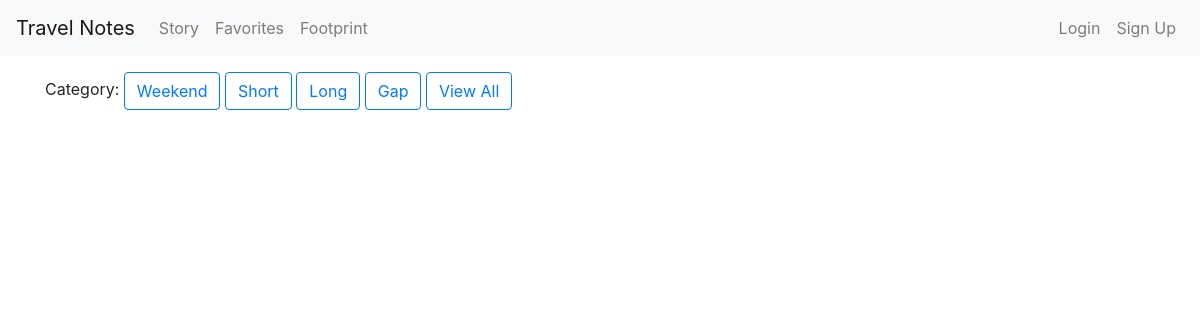
Page /notes/ on the earlier database version.
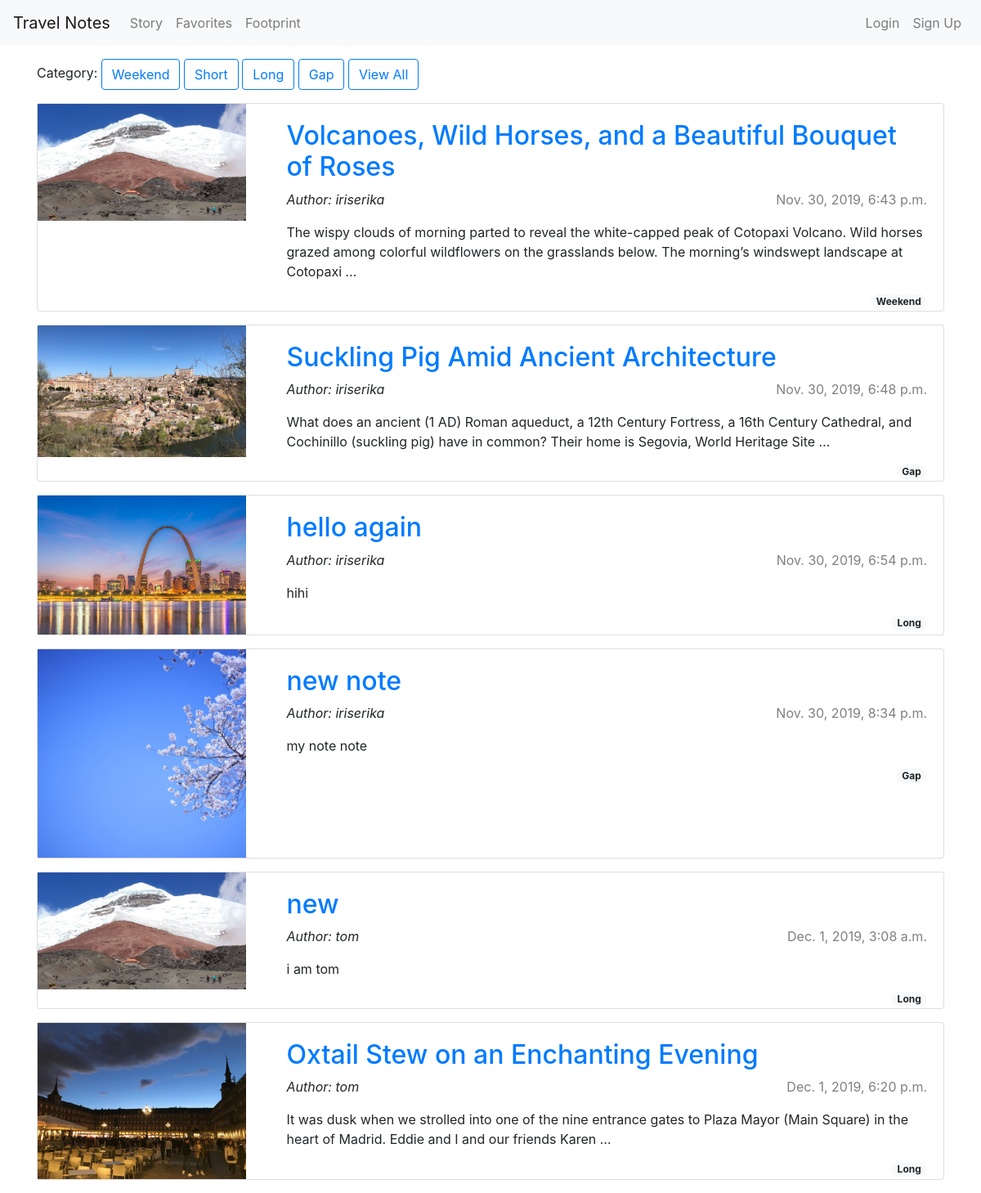
Same page on the later database version.
### notes/models.py (models this page shows, shortened)
class Note(models.Model):
	author = models.ForeignKey(settings.AUTH_USER_MODEL, on_delete = models.CASCADE)
	title = models.CharField(max_length = 200)
	text = models.TextField()
	created_date = models.DateTimeField(default = timezone.now)
	cover = models.ImageField(upload_to = 'images/', default = '/images/default.jpeg')
	tag = models.CharField(max_length = 20, default='Weekend Break')

### notes/views.py (the view)
# urls.py: path('', views.post_list, name='post_list'),
def post_list(request):
    posts = Note.objects.order_by('created_date')
    return render(request, 'note/post_list.html', {'posts': posts})

### templates/note/post_list.html
{% extends 'base.html' %}
{% block content %}
Category:
<a href="{% url 'post_weekend' %}" class="btn btn-outline-primary">Weekend</a>
<a href="{% url 'post_short' %}" class="btn btn-outline-primary">Short</a>
<a href="{% url 'post_long' %}" class="btn btn-outline-primary">Long</a>
<a href="{% url 'post_gap' %}" class="btn btn-outline-primary">Gap</a>
<a href="{% url 'post_list' %}" class="btn btn-outline-primary">View All</a>
{% for post in posts %}
<div class="card" style="margin: 1rem auto;">
	<div class="row">
		<div class="col-3">
			<img src="{{ post.cover.url}}" class="img-fluid" alt="{{ post.title }}">
		</div>
		<div class="col-9">
			<div class="card-body">
				<h2><a href="{% url 'post_detail' pk=post.pk %}">{{ post.title }}</a></h2>
				<p class="float-right" style="color: grey;">{{ post.created_date }}</p>
    			<p><em>Author: {{ post.author }}</em></p>
			    <p>{{ post.text|truncatewords:30 }}</p>
			    <span class="badge badge-pill badge-light float-right">{{ post.tag }}</span>
			</div>
		</div>
	</div>
</div>
{% endfor %}
{% endblock %}

Differences in the rows shown:
added Note: cover (picture), title "Volcanoes, Wild Horses, and a Beautiful Bouquet of Roses", created_date "Nov. 30, 2019, 6:43 p.m.", author "iriserika", text "The wispy clouds of morning parted to reveal the white-capped peak of Cotopaxi Volcano. Wild horses grazed among colorful wildflowers on the grasslands below. The morning’s windswept landscape at Cotopaxi …", tag "Weekend"
added Note: cover (picture), title "Suckling Pig Amid Ancient Architecture", created_date "Nov. 30, 2019, 6:48 p.m.", author "iriserika", text "What does an ancient (1 AD) Roman aqueduct, a 12th Century Fortress, a 16th Century Cathedral, and Cochinillo (suckling pig) have in common? Their home is Segovia, World Heritage Site …", tag "Gap"
added Note: cover (placeholder picture), title "hello again", created_date "Nov. 30, 2019, 6:54 p.m.", author "iriserika", text "hihi", tag "Long"
added Note: cover (picture), title "new note", created_date "Nov. 30, 2019, 8:34 p.m.", author "iriserika", text "my note note", tag "Gap"
added Note: cover (picture), title "new", created_date "Dec. 1, 2019, 3:08 a.m.", author "tom", text "i am tom", tag "Long"
added Note: cover (picture), title "Oxtail Stew on an Enchanting Evening", created_date "Dec. 1, 2019, 6:20 p.m.", author "tom", text "It was dusk when we strolled into one of the nine entrance gates to Plaza Mayor (Main Square) in the heart of Madrid. Eddie and I and our friends Karen …", tag "Long"
